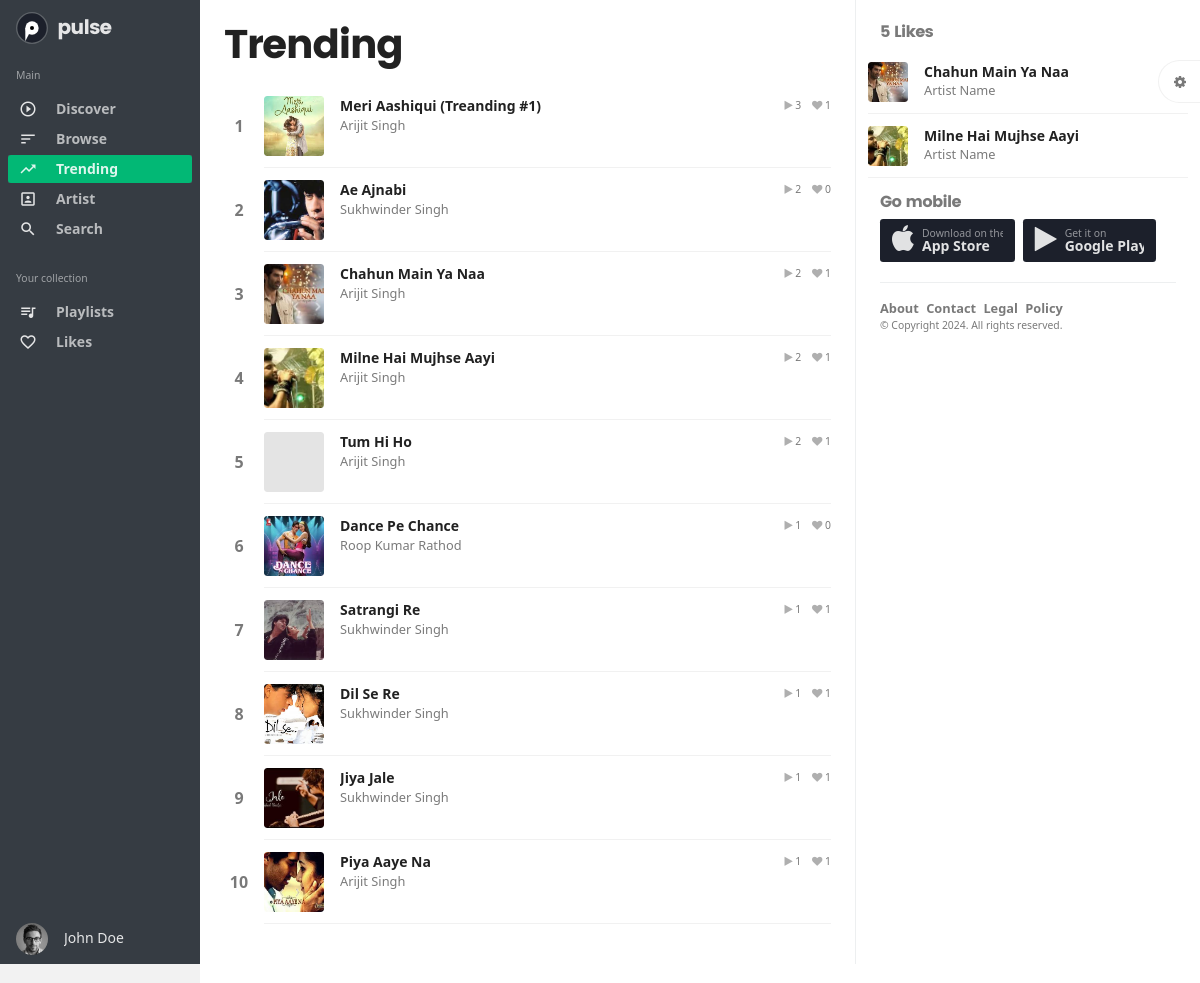
The app's page /pulsee/chart.php (signed in) with its own data.
### tables this page shows
CREATE TABLE `website_settings` (
  `id` int(11) NOT NULL,
  `site_name` varchar(255) NOT NULL,
  `logo_url` varchar(255) NOT NULL,
  `name` varchar(20) DEFAULT NULL
);

CREATE TABLE `navbar_items` (
  `id` int(11) NOT NULL,
  `label` varchar(255) NOT NULL,
  `link` varchar(255) NOT NULL,
  `icon` varchar(255) DEFAULT NULL
);

CREATE TABLE `users` (
  `id` int(11) NOT NULL,
  `name` varchar(100) NOT NULL,
  `email` varchar(100) NOT NULL,
  `profile_pic` varchar(255) DEFAULT 'images/default_profile_pic.jpg',
  `password` varchar(255) NOT NULL,
  `description` text DEFAULT NULL
);

CREATE TABLE `songs` (
  `song_id` int(11) NOT NULL,
  `song_name` varchar(255) NOT NULL,
  `image_path` varchar(255) NOT NULL,
  `artist_id` int(11) DEFAULT NULL,
  `genre_id` int(11) DEFAULT NULL,
  `album_id` int(11) DEFAULT NULL,
  `created_at` timestamp NOT NULL DEFAULT current_timestamp(),
  `views` int(11) DEFAULT 0,
  `likes` int(11) DEFAULT 0,
  `audio_path` varchar(255) DEFAULT NULL
);

### pulsee/fetchnavbar.php (the view, shortened to what this page needs)
<?php
include('config.php');
$sql = "SELECT label, link, icon FROM navbar_items";
$result = $conn->query($sql);
if ($result->num_rows > 0) {
    while($row = $result->fetch_assoc()) {
        echo '<li>';
        echo '<a href="' . $row['link'] . '">';
        echo '<span class="nav-icon">';
        echo '<i class="material-icons">' . $row['icon'] . '</i>';
        echo '</span>';
        echo '<span class="nav-text">' . $row['label'] . '</span>';
        echo '</a>';
        echo '</li>';
    }
} else {
    echo "No navbar items found.";
}
?>

### pulsee/sidebar.php (shortened to what this page needs)
<?php
include('config.php');
if (isset($_SESSION['user_id'])) {
    $user_id = $_SESSION['user_id'];
    $sql = "SELECT name, profile_pic FROM users WHERE id = ?";
    $stmt = $conn->prepare($sql);
    $stmt->bind_param("i", $user_id);
    $stmt->execute();
    $result = $stmt->get_result();
    if ($result->num_rows > 0) {
        $row = $result->fetch_assoc();
        $user_name = $row['name'];
        $user_profile_pic = $row['profile_pic'];
    } else {
        $user_name = 'Guest';
        $user_profile_pic = 'images/default_profile_pic.jpg';
    }
} else {
    $user_name = 'Guest';
    $user_profile_pic = 'images/default_profile_pic.jpg';
}
$sql = "SELECT * FROM website_settings";
$result = $conn->query($sql);
if ($result->num_rows > 0) {
    $row = $result->fetch_assoc();
    $name = $row["name"];
}
?>
<div id="aside" class="app-aside modal fade nav-dropdown">
    <div class="left navside grey dk" data-layout="column">
        <div class="navbar no-radius">
            <a href="player.php" class="navbar-brand md">
                <span class="hidden-folded inline"><?php echo $name; ?></span>
            </a>
        </div>
        <div data-flex class="hide-scroll">
            <nav class="scroll nav-stacked nav-active-primary">
                <ul class="nav" data-ui-nav>
                    <li class="nav-header hidden-folded">
                        <span class="text-xs text-muted">Main</span>
                    </li>
                    <?php include('fetchnavbar.php'); ?>
                    <li class="nav-header hidden-folded m-t">
                        <span class="text-xs text-muted">Your collection</span>
                    </li>
                    <li>
                        <a href="profile.php#playlists">
                            <span class="nav-icon"><i class="material-icons">queue_music</i></span>
                            <span class="nav-text">Playlists</span>
                        </a>
                    </li>
                    <li>
                        <a href="profile.php#likes">
                            <span class="nav-icon"><i class="material-icons">favorite_border</i></span>
                            <span class="nav-text">Likes</span>
                        </a>
                    </li>
                </ul>
            </nav>
        </div>
        <div data-flex-no-shrink>
            <div class="nav-fold dropup">
                <a data-toggle="dropdown">
                    <span class="pull-left">
                        <img src="<?php echo $user_profile_pic; ?>" alt="Profile Picture" class="w-32 img-circle">
                    </span>
                    <span class="clear hidden-folded p-x p-y-xs">
                        <span class="block _500 text-ellipsis"><?php echo $user_name; ?></span>
                    </span>
                </a>
            </div>
        </div>
    </div>
</div>

### pulsee/like_song.php (shortened to what this page needs)
<?php
include('config.php');
$user_id = $_SESSION['user_id'];
$stmt = $conn->prepare("
    SELECT songs.song_id, songs.song_name, songs.image_path
    FROM liked_songs
    JOIN songs ON liked_songs.song_id = songs.song_id
    WHERE liked_songs.user_id = ?
    LIMIT 5
");
$stmt->bind_param("i", $user_id);
$stmt->execute();
$result = $stmt->get_result();
$liked_songs = $result->fetch_all(MYSQLI_ASSOC);
?>
<div class="row">
    <?php foreach ($liked_songs as $song): ?>
        <div class="col-xs-12">
            <div class="item r" data-id="item-<?= $song['song_id'] ?>" data-src="http://api.soundcloud.com/tracks/<?= $song['song_id'] ?>/stream?client_id=a10d44d431ad52868f1bce6d36f5234c">
                <div class="item-media">
                    <a href="track.detail.php?id=<?= $song['song_id'] ?>" class="item-media-content" style="background-image: url('<?= htmlspecialchars($song['image_path']) ?>')">
                    </a>
                </div>
                <div class="item-info">
                    <div class="item-title text-ellipsis">
                        <a href="track.detail.php?id=<?= $song['song_id'] ?>">
                            <?= htmlspecialchars($song['song_name']) ?>
                        </a>
                    </div>
                    <div class="item-author text-sm text-ellipsis">
                        <a href="artist.detail.php?id=<?= $song['song_id'] ?>" class="text-muted">Artist Name</a>
                    </div>
                </div>
            </div>
        </div>
    <?php endforeach; ?>
</div>

### records on screen
website_settings: name "pulse"
navbar_items: label "Discover"
navbar_items: label "Browse"
navbar_items: label "Trending"
navbar_items: label "Artist"
navbar_items: label "Search"
users: profile_pic (picture), name "John Doe"
songs: image_path (picture), song_name "Chahun Main Ya Naa"
songs: image_path (picture), song_name "Milne Hai Mujhse Aayi"

### other values on screen
$song['song_name'] "Meri Aashiqui"
$song['artist_name'] "Arijit Singh"
$song['views'] "3"
$song['like_count'] "1"
$song['song_name'] "Ae Ajnabi"
$song['artist_name'] "Sukhwinder Singh"
$song['views'] "2"
$song['like_count'] "0"
$song['song_name'] "Chahun Main Ya Naa"
$song['song_name'] "Milne Hai Mujhse Aayi"
$song['song_name'] "Tum Hi Ho"
$song['song_name'] "Dance Pe Chance"
$song['artist_name'] "Roop Kumar Rathod"
$song['views'] "1"
$song['song_name'] "Satrangi Re"
